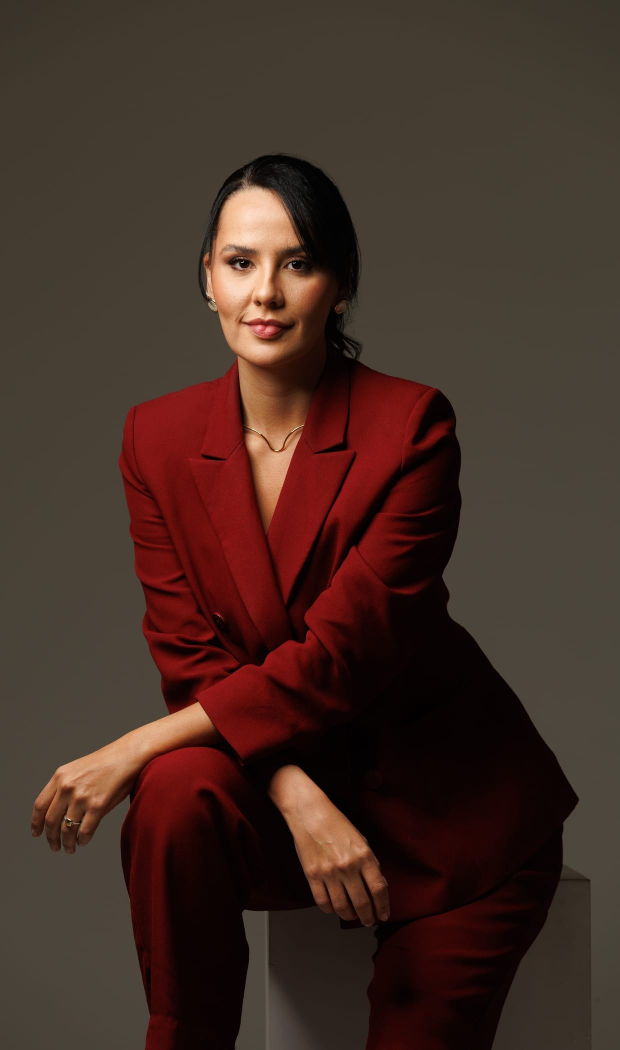
#> input picture images/aline-authority-marsala-v2.jpg, 1240 x 2100 px (shown at 1/2 size)
$ python -i montar_mapa.py   (imports and definitions only)
#> lines starting #> are read from the running program, lines starting #| are printed output that depends on the picture
"""Monta os criativos em vídeo do Mapa do Envelhecimento (V1A, V1B, V2A, V2B, V3A, V3B).

Uso:
    python3 docs/criativos/video-mapa/montar_mapa.py --fontes fontes.json --video v1b --saida saida/
    python3 docs/criativos/video-mapa/montar_mapa.py --fontes fontes.json --video todos --saida saida/

`fontes.json` aponta para os arquivos de origem (veja `fontes.exemplo.json`). Os roteiros
estão em VIDEOS, mais abaixo, e as legendas saem de `palavras.json` (transcrição com marca
de tempo das falas da Aline).

Etapa 1 (sem a Camila): as versões A abrem com a fala da Camila escrita na tela, sobre o
quadro pausado. Etapa 2: preencha "camila" no fontes.json com os clipes do Flow (fundo
verde #00B140) e rode de novo. A fala dela entra no gancho e a voz dela na ponte e no CTA.

Precisa de ffmpeg no PATH e de Pillow (`pip install pillow`).
"""

import argparse
import json
import shutil
import subprocess
import sys
import tempfile
from pathlib import Path

from PIL import Image, ImageDraw, ImageFilter, ImageFont

W, H, FPS = 1080, 1920, 30
TOPO_H = 1100  # metade de cima (b-roll) no layout dividido
BAIXO_H = H - TOPO_H  # metade de baixo (Aline)
AQUI = Path(__file__).resolve().parent

MARSALA = (126, 30, 28)
CREME = (245, 241, 234)
PRETO = (12, 11, 10)
BRANCO = (255, 255, 255)

# Recortes nas gravações da aula (x, y, largura, altura, em pixels da origem).
# "baixo" tem a proporção da metade de baixo (1080x820). "cheio" é 9:16.
CORTE = {
    "aline98": {"baixo": (300, 0, 1554, 1180), "cheio": (838, 0, 664, 1180)},
    "mapa": {"baixo": (453, 0, 1554, 1180), "cheio": (898, 0, 664, 1180)},
    # Recorte fechado na Aline: a bandeja de frascos fica de fora do quadro.
    "ml": {"baixo": (727, 0, 896, 680), "cheio": (900, 0, 550, 977)},
    "desconto": {"baixo": (453, 0, 1554, 1180), "cheio": (898, 0, 664, 1180)},
}

# ---------------------------------------------------------------- roteiros

CABECALHO = "98% FECHAM NA\n1ª CONSULTA"
SELO = "98% FECHAM NA 1ª CONSULTA"
FILTRO = "PRA QUEM APLICA HARMONIZAÇÃO"


def br(t0, t1, y=520, vel=1.0):
    """Trecho do b-roll vertical do álbum. y = topo do recorte na metade de cima."""
    return {"tipo": "br", "t0": t0, "t1": t1, "y": y, "vel": vel}


def foto(chave, dur):
    return {"tipo": "foto", "chave": chave, "dur": dur}


def rot(texto, t0, t1=None, src=False):
    """Rótulo grande. Com src=True, t0/t1 são tempos da fala na origem."""
    return {"texto": texto, "t0": t0, "t1": t1, "src": src}


SEG = {
    "p98": {
        "tipo": "dividido",
        "fala": [("aline98", 5.95, 10.30)],
        "topo": [br(6.0, 12.5, y=380)],
    },
    "p12": {
        "tipo": "dividido",
        "fala": [("aline98", 14.62, 17.85)],
        "topo": [br(35.5, 37.5, y=300), br(37.6, 39.6, y=420)],
        "rotulos": [rot("12 ANOS DE CONSULTÓRIO", 15.9, src=True)],
    },
    "mapa": {
        "tipo": "dividido",
        "fala": [("mapa", 5.25, 14.20)],
        "topo": [br(2.0, 3.8, y=420), br(15.6, 17.6), br(6.0, 7.4), br(7.4, 9.6), br(9.6, 12.5)],
        "rotulos": [
            rot("GORDURA", 7.62, 10.30, src=True),
            rot("MÚSCULO", 10.46, 12.90, src=True),
            rot("OSSO", 13.20, 14.20, src=True),
        ],
        "sfx": [("folha", 0.0)],
    },
    "espelho": {
        "tipo": "dividido",
        "fala": [("mapa", 14.25, 17.45)],
        "topo": [br(6.0, 12.5, vel=2.0)],
        "rotulos": [rot("ELA SÓ VÊ POR FORA", 0.15)],
    },
    "estrutura": {
        "tipo": "dividido",
        "fala": [("mapa", 30.12, 34.05)],
        "topo": [br(15.0, 19.5)],
        "rotulos": [rot("30 ANOS", 0.1, 0.95), rot("45 ANOS", 1.0, 2.95), rot("60 ANOS", 3.0, None)],
    },
    "ml": {
        "tipo": "dividido",
        "fala": [("ml", 1.45, 4.42), ("ml", 11.50, 14.02)],
        "topo": [br(21.5, 25.5), br(9.6, 12.5)],
        "rotulos": [rot("1 ML · LÁBIO", 3.8, 4.42, src=True), rot("8 A 10 ML · CONTORNO", 12.85, src=True)],
    },
    "naturalidade": {
        "tipo": "dividido",
        "fala": [("ml", 21.92, 27.90)],
        "topo": [br(34.0, 35.4, y=600), foto("foto_pele", 2.6), br(36.0, 37.5, y=300)],
        "rotulos": [rot("COM NATURALIDADE", 22.9, 24.9, src=True), rot('SEM "É CARO"', 26.6, src=True)],
    },
    "desconto": {
        "tipo": "cheio",
        "fala": [("desconto", 1.20, 5.56)],
        "rotulos": [rot("SEM DESCONTO DE CARA", 0.2)],
    },
    "citacao": {
        "tipo": "broll",
        "topo": [br(38.0, 41.4)],
        "dur": 3.4,
        "grafico": ("citacao", "As pessoas só compram quando elas entendem que elas precisam."),
    },
    "ponte": {
        "tipo": "broll",
        "topo": [br(35.5, 37.5), br(37.6, 39.8)],
        "dur": 3.8,
        "grafico": ("ponte", None),
        "camila": "ponte",
        "sfx": [("folha", 0.0)],
    },
    "final": {
        "tipo": "foto",
        "chave": "packshot",
        "dur": 3.6,
        "grafico": ("final", None),
        "camila": "cta",
    },
}

GANCHO_CAMILA = {
    "v1": {
        "fundo": ("aline98", 8.0),
        "fala": "Aplica harmonização?\nMais de 98% das pacientes dela\nfecham na consulta.",
    },
    "v2": {
        "fundo": ("broll", 11.0),
        "fala": "Injetora?\nVocê explica, explica,\ne a paciente continua\nsem entender?",
    },
    "v3": {
        "fundo": ("ml", 3.0),
        "fala": "Injetora?\nVocê cobra menos do que vale\ncom medo da paciente\nachar caro?",
    },
}

# Etapa 2: o que fica de cada clipe da Camila (segundos de origem). As pausas longas saem
# (jump cut com punch-in alternado) e o resto acelera junto, vídeo e voz, pra boca não
# sair de sincronia. Os clipes do Flow vêm com 0,5–1,4s mudos no começo e fala arrastada.
CAMILA = {
    "v1": [(0.00, 1.98), (2.44, 7.40)],
    "v2": [(0.00, 1.02), (1.42, 2.70), (2.82, 3.78), (4.58, 7.30)],
    "v3": [(0.80, 1.66), (2.16, 4.36), (4.86, 7.50)],
    "ponte": [(0.80, 2.66), (2.86, 5.04), (5.24, 7.70)],
    # CTA só com a voz, emendando na ponte. A Camila não aparece no end card: o gesto de
    # apontar, cortado ou não, ficou robótico.
    "cta": [(1.30, 3.45), (3.62, 5.32)],
}
VEL_CAMILA = {}  # exceções por clipe; o resto usa VEL_PADRAO
VEL_PADRAO = 1.25
VERDE = "0x0AAB4B"  # cor medida no fundo dos clipes do Flow

VIDEOS = {
    "v1a": {"gancho": "v1", "sub": "COM O MAPA DO ENVELHECIMENTO", "seq": ["p98", "mapa", "estrutura", "ponte", "final"]},
    "v1b": {"sub": "COM O MAPA DO ENVELHECIMENTO", "seq": ["p98", "mapa", "estrutura", "ponte", "final"]},
    "v2a": {"gancho": "v2", "sub": "ELA NÃO ENTENDE O QUE PRECISA", "seq": ["p98", "espelho", "mapa", "citacao", "ponte", "final"]},
    "v2b": {"sub": "ELA ENTENDE NA HORA", "seq": ["p98", "espelho", "mapa", "estrutura", "citacao", "ponte", "final"]},
    "v3a": {"gancho": "v3", "sub": "COBRAR O VALOR CERTO", "seq": ["p98", "ml", "naturalidade", "desconto", "ponte", "final"]},
    "v3b": {"sub": "COBRAR O VALOR CERTO", "seq": ["p98", "ml", "naturalidade", "desconto", "ponte", "final"]},
}

# ---------------------------------------------------------------- utilidades


# [13 lines left out: functions rodar, duracao, not called in this run]


PESOS = {
    "Inter-Black": ("inter-latin.woff2", 900),
    "Inter-Bold": ("inter-latin.woff2", 700),
    "Inter-Medium": ("inter-latin.woff2", 500),
    "Fraunces-SemiBold": ("fraunces-latin.woff2", 600),
    "Fraunces-Italic": ("fraunces-latin-italic.woff2", 600),
}


# [17 lines left out: function preparar_fontes, not called in this run]


class Fontes:
    def __init__(self, pasta):
        self.pasta = Path(pasta)
        self.cache = {}

    # [5 lines left out: function __call__, not called in this run]


def preparar_foto(origem, destino):
    """As fotos do álbum vêm deitadas (6000x3376, sem EXIF). Gira e recorta em 9:16."""
#> called with destino = 'out.png'
    im = Image.open(origem).convert("RGB").rotate(90, expand=True)
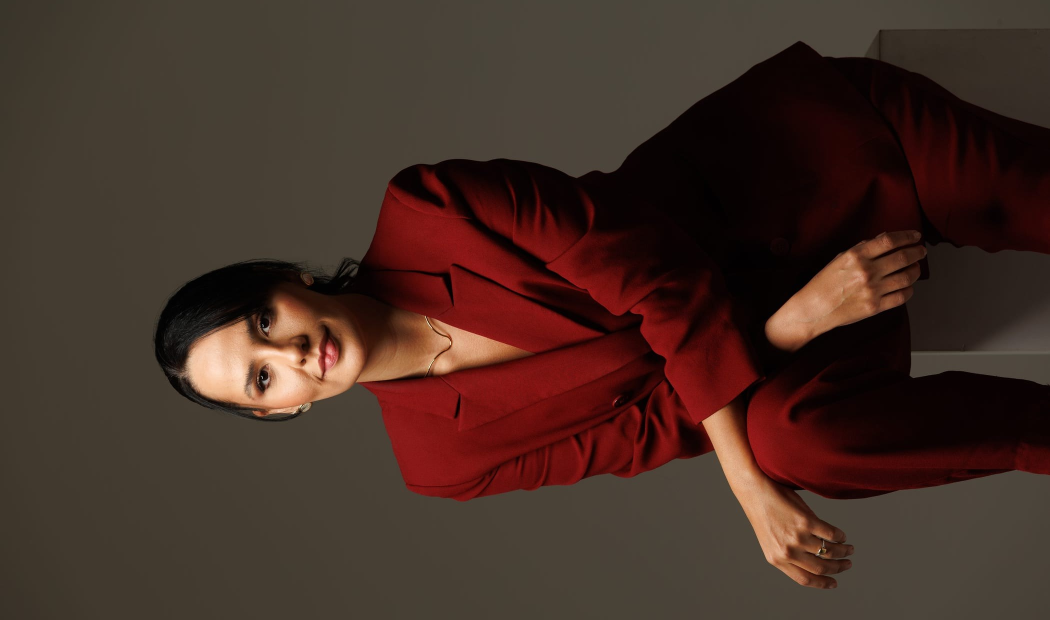
#> im: PIL image 2100x1240 RGB (shown at 1/2 size); mean R, G, B 68.5, 46.5, 38
    escala = max(W / im.width, H / im.height)
#> escala = 1.55
    im = im.resize((round(im.width * escala), round(im.height * escala)), Image.LANCZOS)
#> im: PIL image 3252x1920 RGB
    x, y = (im.width - W) // 2, (im.height - H) // 2
#> x = 1086; y = 0
    im.crop((x, y, x + W, y + H)).save(destino, quality=95)
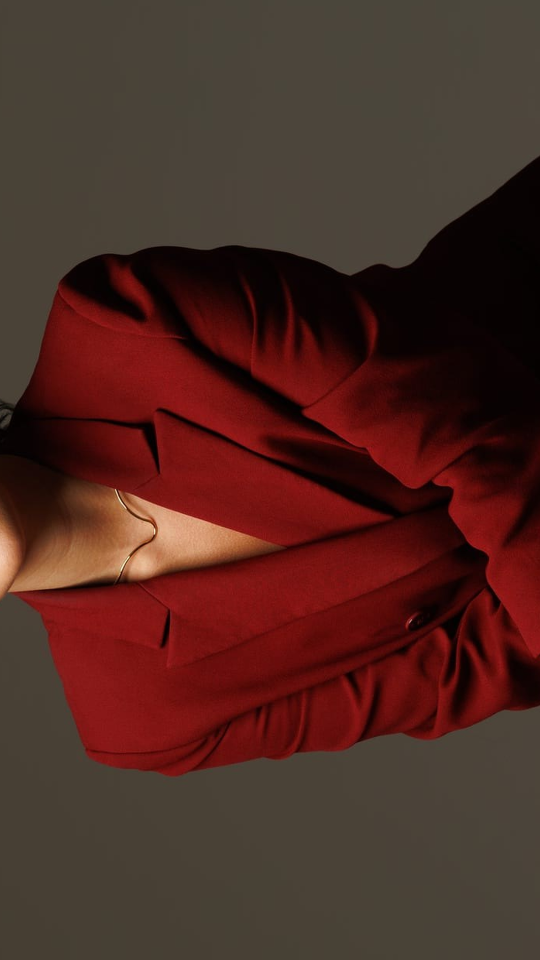
#> saved as out.png: PIL image 1080x1920 RGB (shown at 1/2 size); mean R, G, B 78, 42.4, 35.3


# ---------------------------------------------------------------- vídeo base


# [103 lines left out: functions filtro_kenburns, render_topo, render_fala_video, render_fala_audio, silencio, preparar_camila, not called in this run]


def filtro_camila(largura):
    return (f"chromakey={VERDE}:0.13:0.06,despill=type=green:mix=0.6:expand=0.1,"
            f"scale={largura}:-2,format=yuva420p")


# [98 lines left out: functions render_quadro_pausado, render_foto, vstack, palavras_da_fala, blocos_de_legenda, not called in this run]


LIGACAO = {"de", "do", "da", "dos", "das", "a", "o", "e", "em", "no", "na", "por", "pra", "um", "uma",
           "que", "com", "meu", "minha", "seu", "sua", "mais", "é", "se", "eu", "vou", "tem"}


def limpa(palavra):
    return palavra.strip(",.;:!").upper()


def desenha_texto(d, xy, texto, fonte, cor, contorno=0, ancora="la"):
    d.text(xy, texto, font=fonte, fill=cor, stroke_width=contorno, stroke_fill=(0, 0, 0), anchor=ancora)


# [51 lines left out: functions desenha_legenda, caixa_centrada, desenha_cabecalho, not called in this run]


def desenha_selo(im, F):
    d = ImageDraw.Draw(im)
    caixa_centrada(d, 268, SELO, F("Inter-Bold", 30), CREME, MARSALA + (235,), pad_x=22, pad_y=10, raio=14)


def desenha_rotulo(im, texto, y, F):
    d = ImageDraw.Draw(im)
    caixa_centrada(d, y, texto, F("Inter-Black", 56), BRANCO, MARSALA + (240,), pad_x=30, pad_y=14)


# [17 lines left out: function desenha_gancho_texto, not called in this run]


def escurecer(im, alfa):
    camada = Image.new("RGBA", im.size, PRETO + (alfa,))
    im.alpha_composite(camada)


# [289 lines left out: functions desenha_citacao, desenha_ponte, desenha_final, montar, main, not called in this run]


# [2 lines not run here, left out]

>>> result = preparar_foto('../../../images/aline-authority-marsala-v2.jpg', 'out.png')

$ run again, on images/aline-solution-grafite-bw.jpg
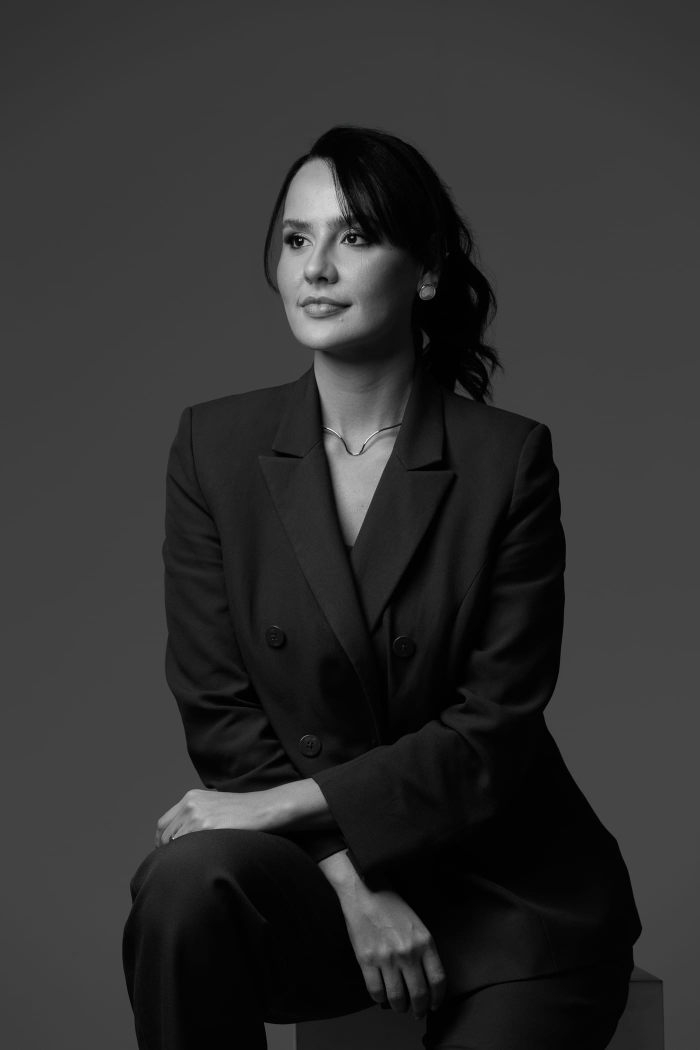
#> input picture images/aline-solution-grafite-bw.jpg, 1400 x 2100 px (shown at 1/2 size)
#> in preparar_foto, `im = Image.open(origem).convert("RGB").rotate(90, expand=True)`:
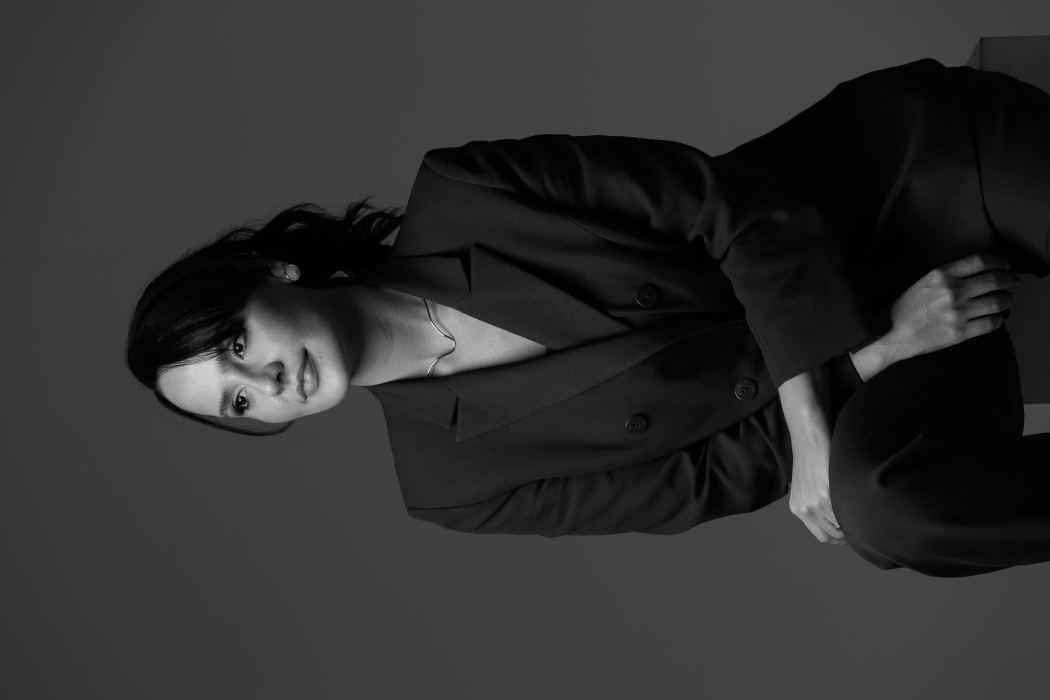
#> im: PIL image 2100x1400 RGB (shown at 1/2 size); mean R, G, B 48, 48, 48
#> in preparar_foto, `im.crop((x, y, x + W, y + H)).save(destino, quality=95)`:
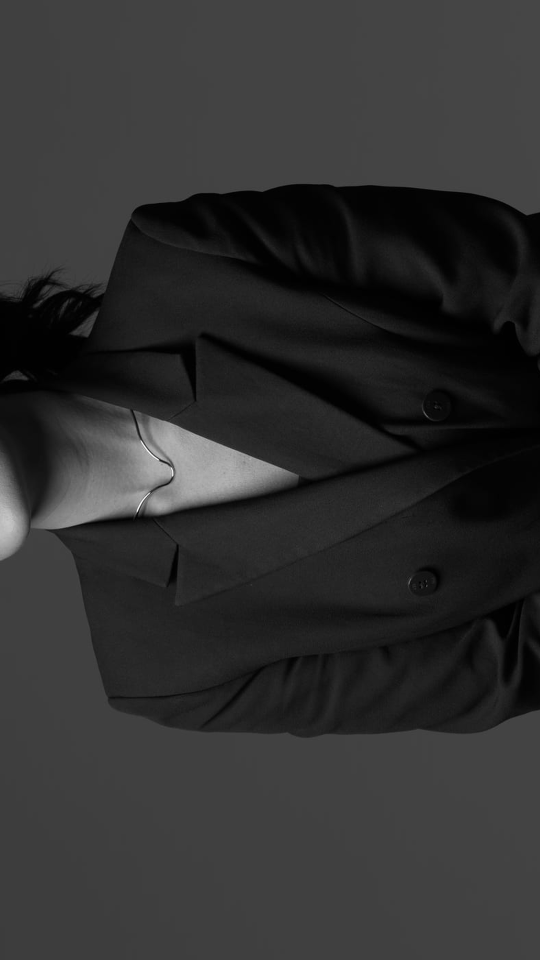
#> saved as out.png: PIL image 1080x1920 RGB (shown at 1/2 size); min 0, max 255, mean 48.1

$ run again, on images/authority-aline.jpg
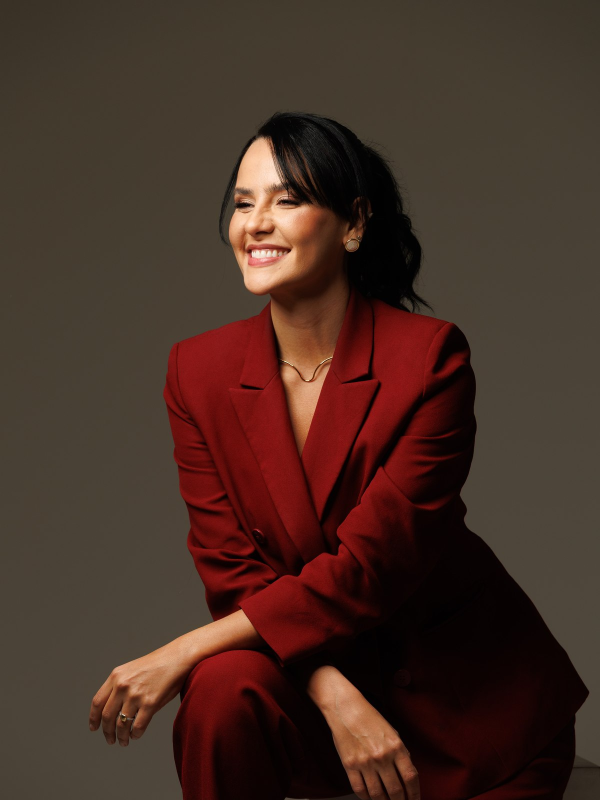
#> input picture images/authority-aline.jpg, 1200 x 1600 px (shown at 1/2 size)
#> in preparar_foto, `im = Image.open(origem).convert("RGB").rotate(90, expand=True)`:
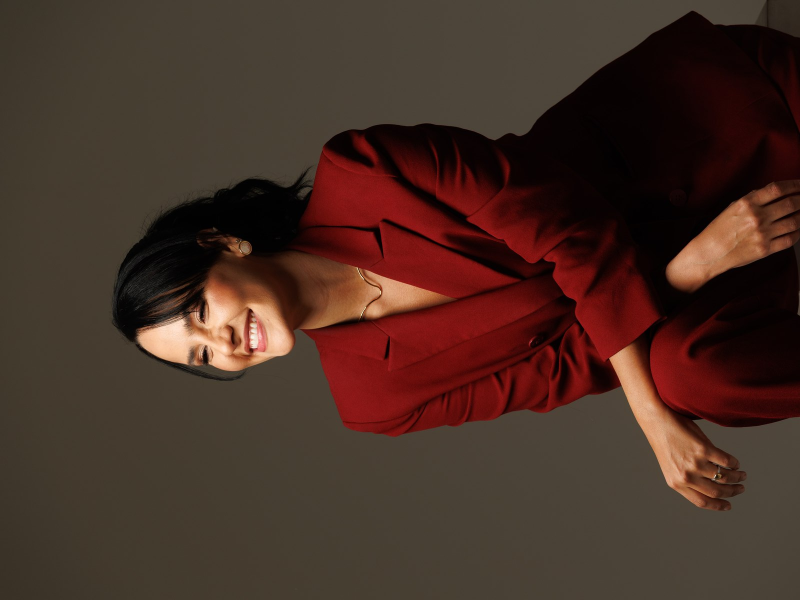
#> im: PIL image 1600x1200 RGB (shown at 1/2 size); mean R, G, B 71, 47.1, 37.7
#> in preparar_foto, `im.crop((x, y, x + W, y + H)).save(destino, quality=95)`:
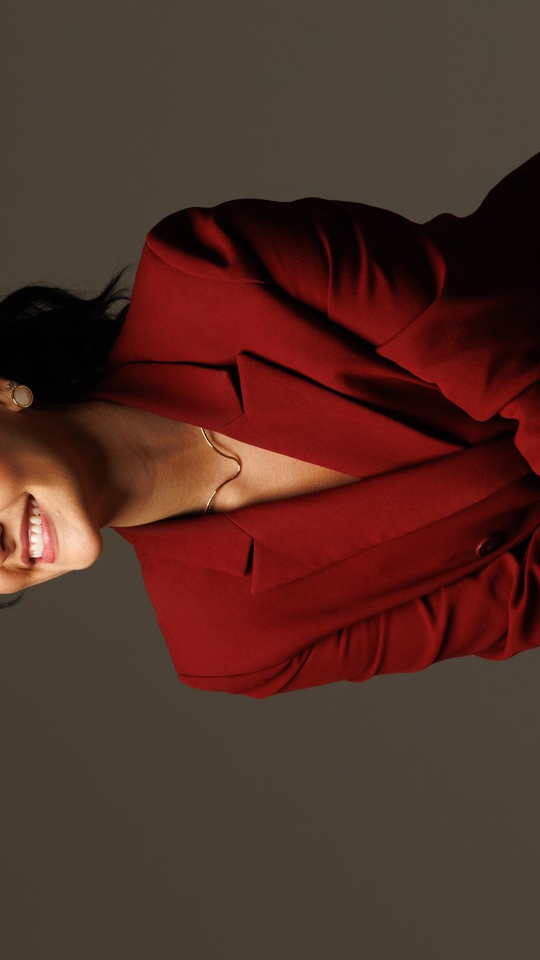
#> saved as out.png: PIL image 1080x1920 RGB (shown at 1/2 size); mean R, G, B 80.1, 46.9, 38
